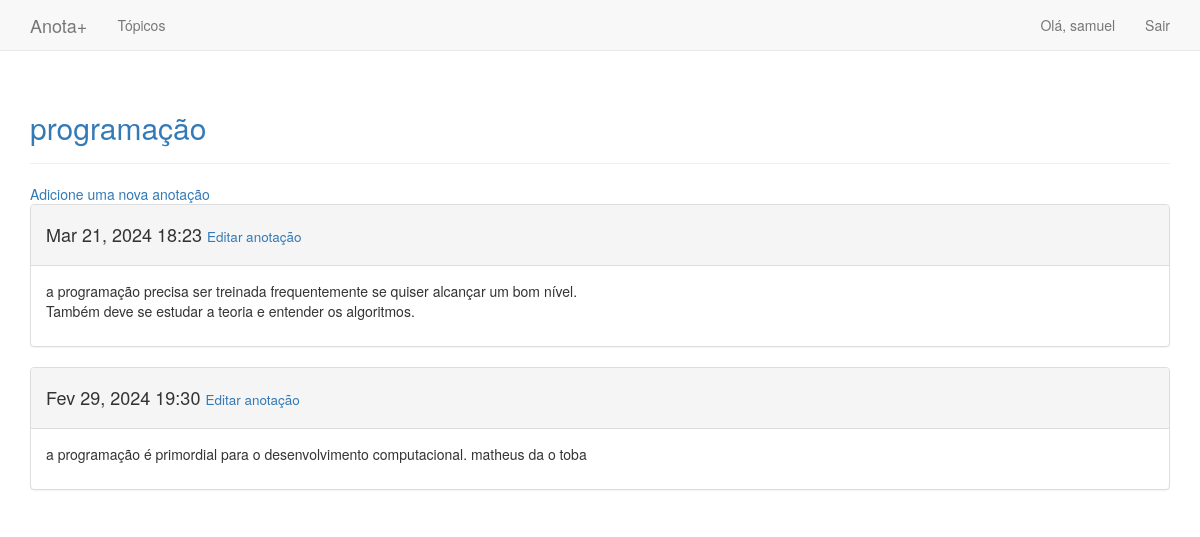
/topics/2/ (signed in), run on the app's committed database.
### learning_log/models.py (models this page shows, shortened)
class Topic(models.Model):
    text = models.CharField(max_length=200)
    date_added = models.DateTimeField(auto_now=True)
    owner = models.ForeignKey(User,on_delete=models.CASCADE)
    def __str__(self):
        return self.text

class Entry(models.Model):
    topic = models.ForeignKey(Topic,on_delete=models.CASCADE)
    text = models.TextField()
    date_added = models.DateTimeField(auto_now=True)
    class Meta:
        verbose_name_plural = 'entries'

### learning_log/views.py (the view)
# urls.py: path('topics/<topic_id>/', views.topic, name='topic'),
@login_required
def topic(request, topic_id):
    topic = Topic.objects.get(id = topic_id)
    if topic.owner != request.user:
        raise Http404
    entries = topic.entry_set.order_by('-date_added')
    context = {'topic' : topic, 'entries' : entries}
    return render(request, 'learning_logs/topic.html', context)

### learning_log/templates/learning_logs/topic.html
{% extends "learning_logs/base.html" %}
{% block header %}
 <h2> <a href="{% url 'topic' topic.id %}">{{topic}}</a></h2>
{% endblock %}
{% block content %}
        <a href="{% url 'new_entry' topic.id %}">Adicione uma nova anotação</a>
        {% for entry in entries %}
            <div class="panel panel-default" >
                <div class="panel-heading">
                    <h4>
                    {{entry.date_added | date:'M d, Y H:i'}}
                     <small>
                       <a href="{% url 'edit_entry' entry.id %}">Editar anotação</a>
                     </small>
                    </h4>
                </div>
                <div class="panel-body" >
                {{entry.text | linebreaks }}
                </div>
            </div>
        {% empty %}
        Não há registro
        {% endfor %}
{% endblock content %}

### learning_log/templates/learning_logs/base.html (shortened to what this page needs)
{% load bootstrap3 %}
<html lang="pt-br">
  <head>
      {% bootstrap_css %}
  </head>
  <body>
    <nav class="navbar navbar-default navbar-static-top">
       <div class="container">
          <div class="navbar-header">
              <a class="navbar-brand" href="{% url 'index' %}"> Anota+</a>
          </div>
          <div id="navbar" class="collapse navbar-collapse">
              <ul class="nav navbar-nav">
                 <li><a href="{% url 'topics' %}"> Tópicos</a></li>
              </ul>
              <ul class="nav navbar-nav navbar-right">
                    {% if user.is_authenticated %}
                       <li><a> Olá, {{ user.username }}</a><li>
                       <li><a href="{% url 'logout' %}">Sair</a></li>
                    {% else %}
                       <li> <a href="{% url 'register' %}">Registrar</a></li>
                       <li> <a href="{% url 'login' %}">Entrar</a>
                    {% endif %}
                </ul>
            </div>
        </div>
     </nav>
     <div class="container">
         <div class="page-header">
            {% block header %}{% endblock %}
         </div>
         <div>
            {% block content %}{% endblock content %}
         </div>
  </body>
 </html>

### data on the page
Topic: text "programação"
Entry: date_added "Mar 21, 2024 18:23", text "a programação precisa ser treinada frequentemente se quiser alcançar um bom nível. Também deve se estudar a teoria e entender os algoritmos."
Entry: date_added "Fev 29, 2024 19:30", text "a programação é primordial para o desenvolvimento computacional. matheus da o toba"

### other printed values
{{ user.username }} "samuel"
